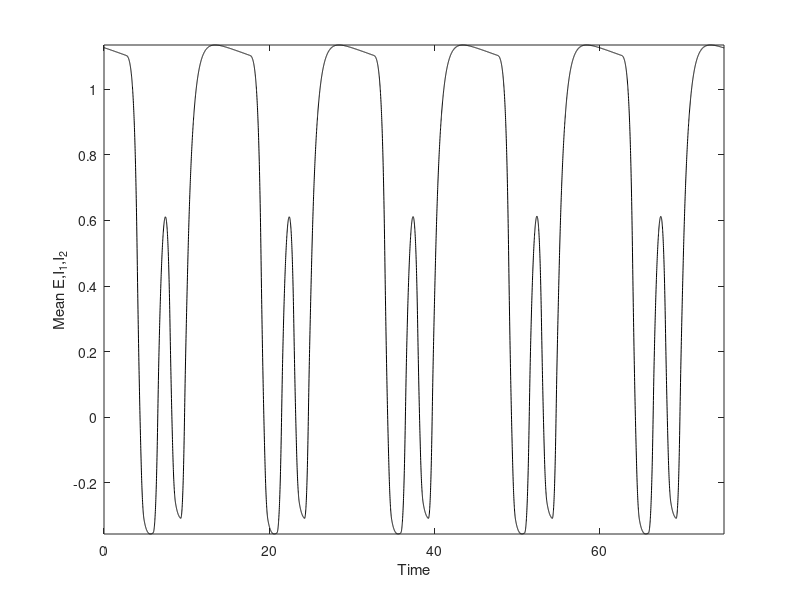

MATLAB code to generate this figure:
%%%%%%%%%%%%%%%%%%%%%%%%%%%%%%%%%%%%%%%%%%%%%%%%%%%%%%%%%%%%%%%%%%%%
% A Spatially Extended Model for Macroscopic Spike-Wave Discharges %
% Peter N. Taylor & Gerold Baier                                   %
% peter.taylor@postgrad.manchester.ac.uk                           %
% J. Comp. Neurosci. 2011                                          %
% ---------------------------------------------------------------- %
% This code reproduces the SWD in figure 2c of the manuscript.     %
% Usage: At the MATLAB command window type >> taylor_baier         %
%%%%%%%%%%%%%%%%%%%%%%%%%%%%%%%%%%%%%%%%%%%%%%%%%%%%%%%%%%%%%%%%%%%%

function taylor_baier
    h1=2;
    h2=-1;
    h3=-2;
    init=[0.3282    2.9987    0.0517];
    options = odeset('AbsTol',0.000001,'RelTol',0.000001); %set options (error tolerance)
    [t,u] = ode45(@(t,u)ode(t,u,h1,h2,h3),[0:0.01:75],init*1,options);
    plot(t,mean(u'),'k');axis('tight');xlabel('Time');ylabel('Mean E,I_1,I_2');

function dudt=ode(t,u,h1,h2,h3)
    e1=u(1);
    if1=u(2);
    is1=u(3);

    w1=1.8;
    w2=1.5;
    w3=3.3;
    w4=4;
    w5=3;


    u=sigfunc(u);

    tau1=0.66;
    tau2=200;
    excitatory = u(1)*w1;
    inhibitory1 = u(2)*w2;
    inhibitory2 = u(3)*w3;
    
    % Eqn (1) from the manuscript
    de1dt  =  h1 -e1  + excitatory - inhibitory1 - inhibitory2;
    di1dt = (h2 -if1 + w4*u(1)) / tau1;
    di2dt = (h3 -is1 + w5*u(1)) / tau2;

    dudt=[de1dt;di1dt;di2dt];
function u=sigfunc(u)
    l=0.242;
    beg=-l;
    en=l;
    u=(u-beg).*(1/(en-beg));
    u(u>1)=1;
    u(u<0)=0;

    %  u=(1./(1+500.^-(u-0.5))); %uncomment this to use sigmoid (remember to also
    %  comment out the preceeding PWL code
end
end
end
